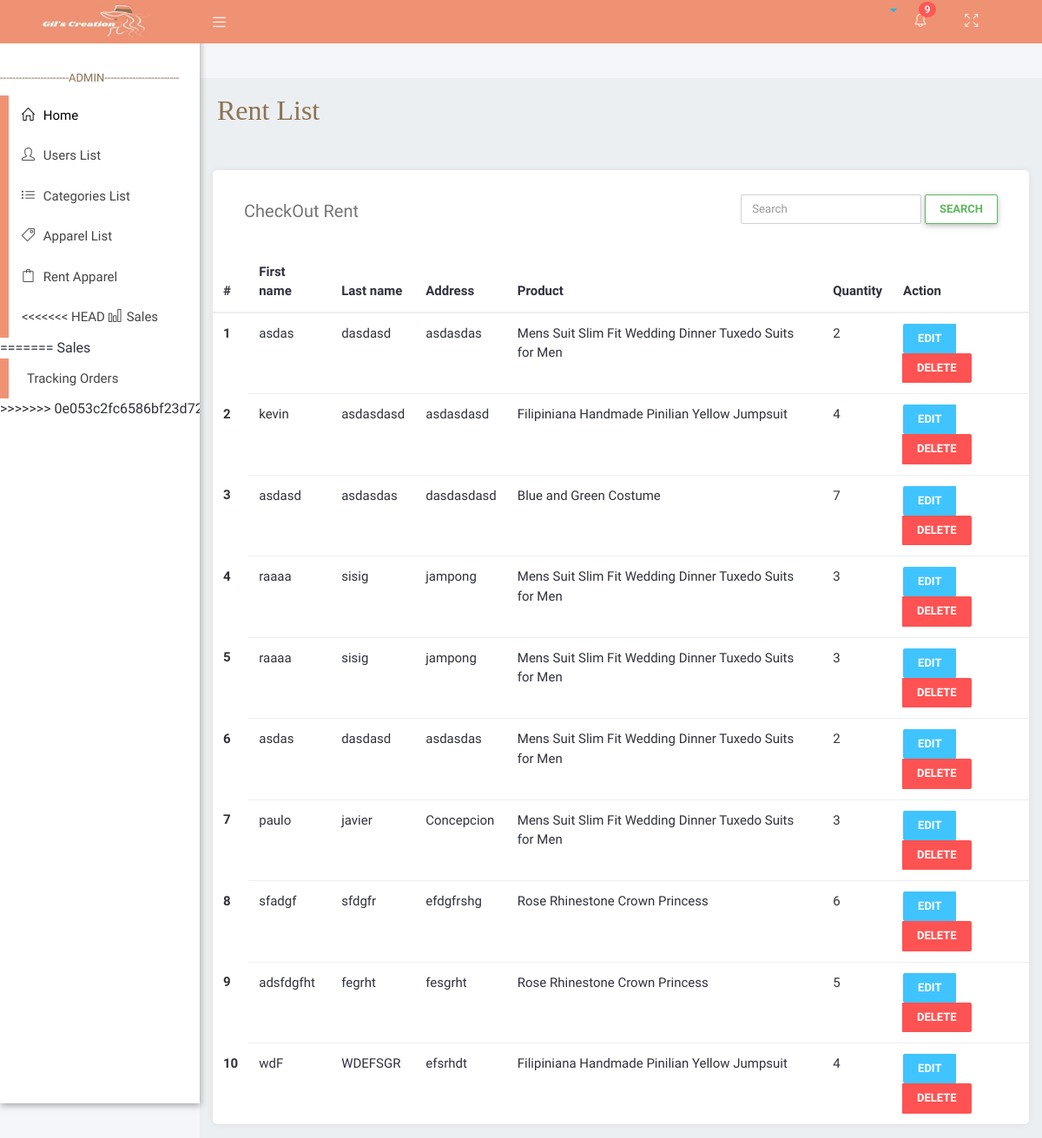
The page /adminViews/rentcheckout.php on the database as committed earlier.
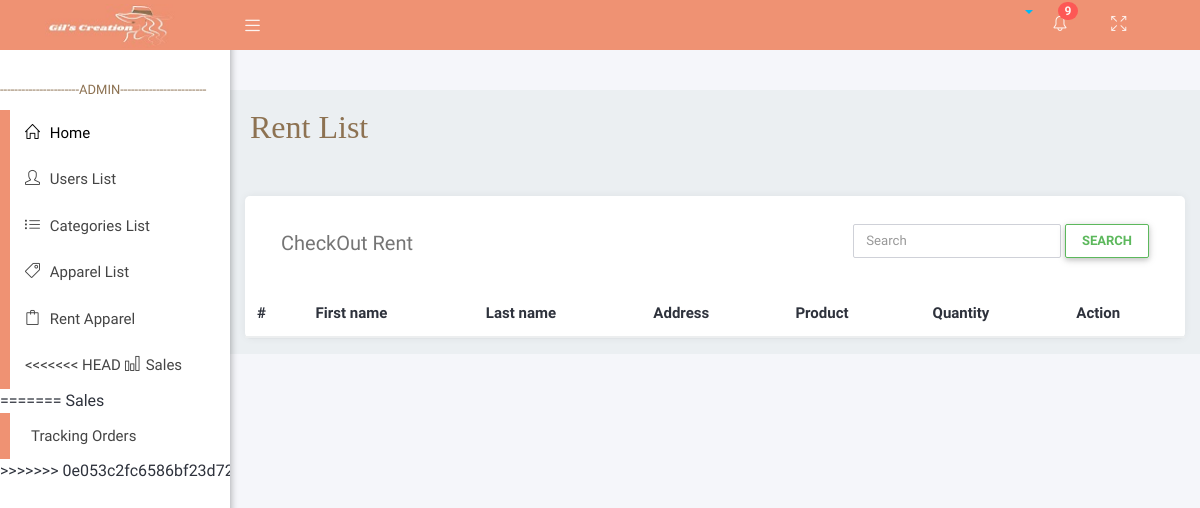
The same page on the database as committed later.
### tables this page shows
CREATE TABLE `customer_walkin_checkout` (
  `cwc_id` int(11) NOT NULL,
  `cwc_customer_id` int(11) NOT NULL,
  `total_checkout_amount` float DEFAULT NULL,
  `checkout_payment` float NOT NULL,
  `checkout_Date` timestamp NOT NULL DEFAULT current_timestamp(),
  `checkout_Time` timestamp NOT NULL DEFAULT current_timestamp()
);

CREATE TABLE `customer_walkin` (
  `cw_id` int(11) NOT NULL,
  `customer_fname` varchar(255) NOT NULL,
  `customer_lname` varchar(255) NOT NULL,
  `customer_address` varchar(255) NOT NULL,
  `customer_product_id` int(11) NOT NULL,
  `customer_quantity` int(11) NOT NULL,
  `checkout_status` int(11) NOT NULL DEFAULT 0
);

CREATE TABLE `products` (
  `product_id` int(11) NOT NULL,
  `image` varchar(50) NOT NULL,
  `name` varchar(255) NOT NULL,
  `price` int(11) NOT NULL,
  `variation` varchar(255) NOT NULL,
  `stocks` int(11) NOT NULL,
  `category_id` int(11) NOT NULL,
  `description` varchar(255) NOT NULL
);

### APIFUNCTION/DBCRUD.php (called while the page is built, shortened)
<?php
    class DBCRUD{
        private $servername='localhost';
        private $username='root';
        private $password='';
        private $dbname='brms';
        private $mysqli='';
        public function __construct(){
            $this->mysqli = new mysqli($this->servername,$this->username,$this->password,$this->dbname);
        }
        public function select20(){
            $sql = "SELECT * FROM `customer_walkin_checkout` LEFT JOIN customer_walkin ON customer_walkin.cw_id = customer_walkin_checkout.cwc_customer_id LEFT JOIN products ON products.product_id = customer_walkin.customer_product_id";
            $this->sql = $result = $this->mysqli->query($sql);
        }
    }
?>

### adminViews/rentcheckout.php (the view, shortened to what this page needs)
<?php include('layouts/head.php'); ?>
   <div class="wrapper">
      <?php include('layouts/navbar.php'); ?>
      <?php include('layouts/sidebar.php'); ?>
      <div class="content-wrapper">
         <div class="container-fluid">
            <div class="row">
               <div class="main-header">
               <h2  style=" font-family:poppins; color:#8d7252;">Rent List</h2><br>
               </div>
            </div>
            <div class="card">
        <div class="card-header">
            <nav class="navbar navbar-light bg-light justify-content-between">
                <a class="navbar-brand">CheckOut Rent</a>
                <div class="form-inline" style="float:right;">
                    <input class="form-control mr-sm-2" type="search" placeholder="Search" aria-label="Search">
                    <button class="btn btn-outline-success my-2 my-sm-0" type="submit">Search</button>
                </div>
            </nav>
        </div>
        <div class="card-body">
        <table class="table">
                <thead class="thead-light">
                    <tr>
                    <th scope="col">#</th>
                    <th scope="col">First name</th>
                    <th scope="col">Last name</th>
                    <th scope="col">Address</th>
                    <th scope="col">Product</th>
                    <th scope="col">Quantity</th>
                    <th scope="col">Action</th>
                    </tr>
                </thead>
                <tbody>
                <?php
                    include('../APIFUNCTION/DBCRUD.php');
                    $newDBCRUD = new DBCRUD();
                    $newDBCRUD->select20();
                    $productsLists = $newDBCRUD->sql;
                    $index = 1;
                    while ($data = mysqli_fetch_assoc($productsLists)){
                ?>
                    <tr>
                    <th scope="row"><?php echo $index; ?></th>
                    <td><?php echo $data["customer_fname"]; ?></td>
                    <td><?php echo $data["customer_lname"] ; ?></td>
                    <td><?php echo $data["customer_address"]; ?></td>
                    <td><?php echo $data["name"]; ?></td>
                    <td><?php echo $data["customer_quantity"]; ?></td>
                    <td>
                        <div class="btn-group" role="group" aria-label="Basic example">
                            <button type="button" class="btn btn-info" onclick="showform(<?php echo $data['cw_id']; ?>);">Edit</button>
                            <button type="button" class="btn btn-danger" onclick="showformdelete(<?php echo $data['cw_id']; ?>);">Delete</button>
                        </div>
                    </td>
                    </tr>
                    <?php $index++; }?>
                </tbody>
            </table>
        </div>
         </div>
      </div>
   </div>
                    </div>
<?php include('layouts/footer.php'); ?>

Rows that differ between the two databases and show on the page:
removed customer_walkin_checkout: cwc_customer.customer_fname "asdas", cwc_customer.customer_lname "dasdasd", cwc_customer.customer_address "asdasdas", products.name "Mens Suit Slim Fit Wedding Dinner Tuxedo Suits for Men", cwc_customer.customer_quantity "2"
removed customer_walkin_checkout: cwc_customer.customer_fname "kevin", cwc_customer.customer_lname "asdasdasd", cwc_customer.customer_address "asdasdasd", products.name "Filipiniana Handmade Pinilian Yellow Jumpsuit", cwc_customer.customer_quantity "4"
removed customer_walkin_checkout: cwc_customer.customer_fname "asdasd", cwc_customer.customer_lname "asdasdas", cwc_customer.customer_address "dasdasdasd", products.name "Blue and Green Costume", cwc_customer.customer_quantity "7"
removed customer_walkin_checkout: cwc_customer.customer_fname "raaaa", cwc_customer.customer_lname "sisig", cwc_customer.customer_address "jampong", products.name "Mens Suit Slim Fit Wedding Dinner Tuxedo Suits for Men", cwc_customer.customer_quantity "3"
removed customer_walkin_checkout: cwc_customer.customer_fname "raaaa", cwc_customer.customer_lname "sisig", cwc_customer.customer_address "jampong", products.name "Mens Suit Slim Fit Wedding Dinner Tuxedo Suits for Men", cwc_customer.customer_quantity "3"
removed customer_walkin_checkout: cwc_customer.customer_fname "asdas", cwc_customer.customer_lname "dasdasd", cwc_customer.customer_address "asdasdas", products.name "Mens Suit Slim Fit Wedding Dinner Tuxedo Suits for Men", cwc_customer.customer_quantity "2"
removed customer_walkin_checkout: cwc_customer.customer_fname "paulo", cwc_customer.customer_lname "javier", cwc_customer.customer_address "Concepcion", products.name "Mens Suit Slim Fit Wedding Dinner Tuxedo Suits for Men", cwc_customer.customer_quantity "3"
removed customer_walkin_checkout: cwc_customer.customer_fname "sfadgf", cwc_customer.customer_lname "sfdgfr", cwc_customer.customer_address "efdgfrshg", products.name "Rose Rhinestone Crown Princess", cwc_customer.customer_quantity "6"
removed customer_walkin_checkout: cwc_customer.customer_fname "adsfdgfht", cwc_customer.customer_lname "fegrht", cwc_customer.customer_address "fesgrht", products.name "Rose Rhinestone Crown Princess", cwc_customer.customer_quantity "5"
removed customer_walkin_checkout: cwc_customer.customer_fname "wdF", cwc_customer.customer_lname "WDEFSGR", cwc_customer.customer_address "efsrhdt", products.name "Filipiniana Handmade Pinilian Yellow Jumpsuit", cwc_customer.customer_quantity "4"
